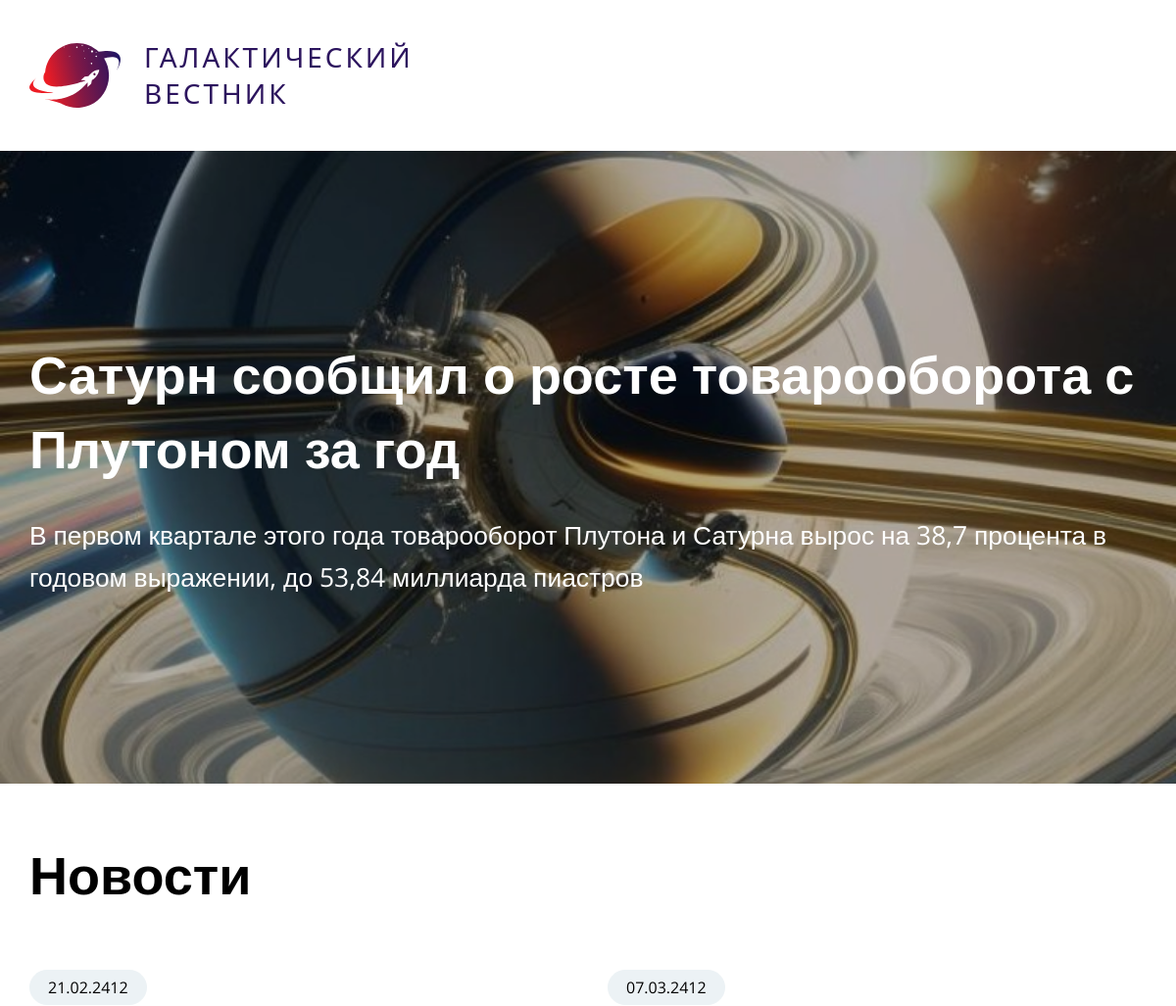
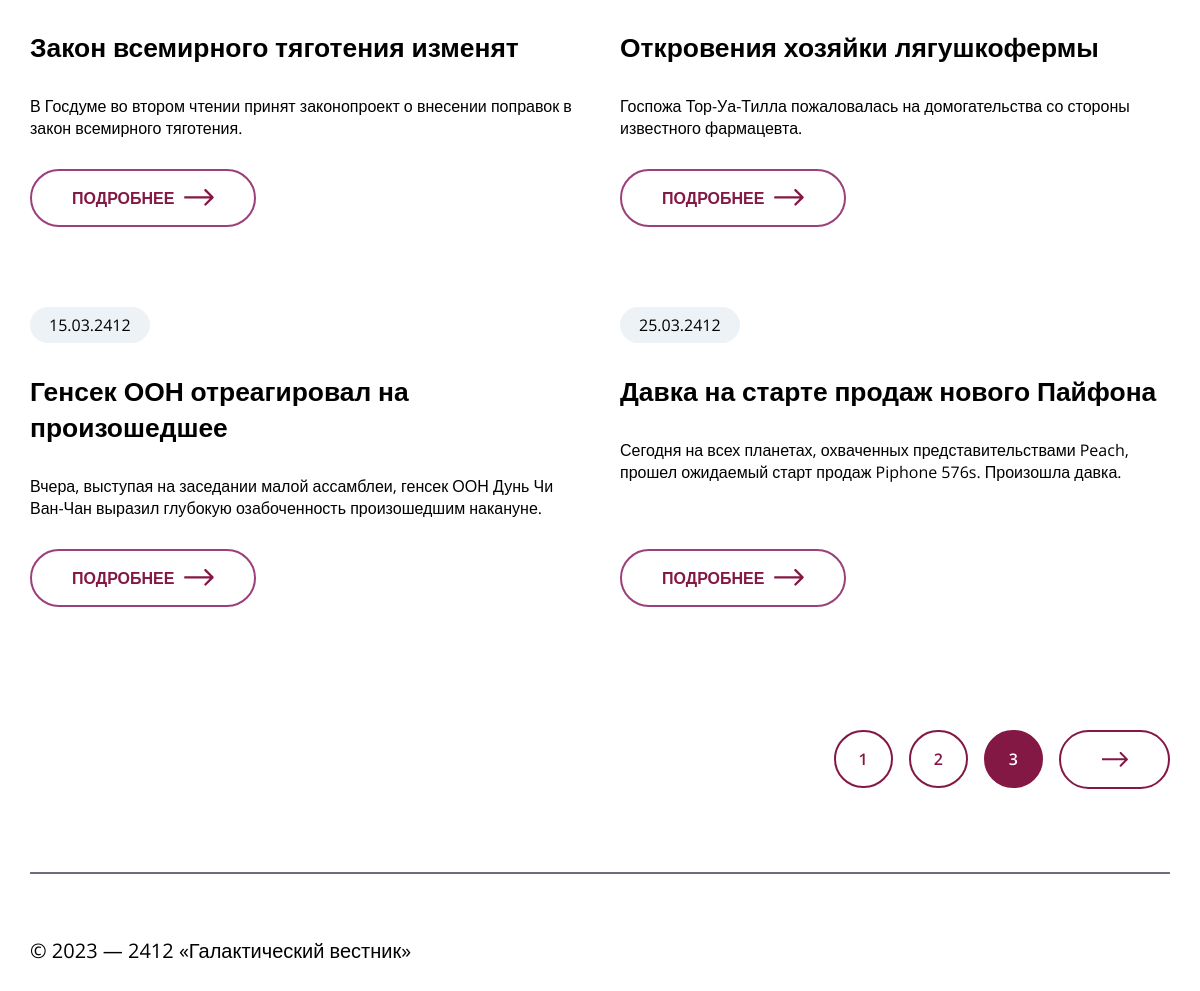
/?page=3, run on the app's committed database (2 pictures, top to bottom).
### tables this page shows
CREATE TABLE `news` (
  `id` int(11) unsigned NOT NULL AUTO_INCREMENT,
  `date` datetime NULL DEFAULT NULL,
  `title` varchar(250) NOT NULL DEFAULT '',
  `announce` text NULL DEFAULT NULL,
  `content` text NULL DEFAULT NULL,
  `image` varchar(250) NOT NULL DEFAULT '',
  PRIMARY KEY (`id`),
  KEY `id` (`id`),

  KEY `idx_news_date` (`date`));

### app/controller/newsController.php (called while the page is built, shortened)
<?php
require_once __DIR__ . "/../model/News.php";
class NewsController {
    public function index() {
        $page = isset($_GET["page"]) ? (int)$_GET["page"] : 1;
        $newsPerPage = 4;
        $offset = ($page - 1) * $newsPerPage;
        $newsModel = new News();
        $news = $newsModel->getLatest($newsPerPage, $offset);
        $lastNew = $newsModel->getLatest(1)[0];
        $totalNews = $newsModel->getCount();
        $totalPages = ceil($totalNews / $newsPerPage);
        $maxButtons = 3;
        $startPage = floor(($page - 1) / $maxButtons) * $maxButtons + 1;
        $endPage = min($startPage + $maxButtons - 1, $totalPages);
        require __DIR__ . "/../../app/view/news/index.php";
    }
}

### public/index.php (called while the page is built)
<?php
require_once __DIR__ . "/../core/Router.php";
require_once __DIR__ . "/../app/controller/newsController.php";
$router = new Router();
$router->add("/", function(){
    $controller = new NewsController();
    $controller->index();
});
$router->add("/article", function(){
    if (isset($_GET["id"])) {
        $controller = new NewsController();
        $controller->show((int)$_GET["id"]);
    } else {
        echo "404 Not Found";
    }
});
$router->run();

### config/database.php (called while the page is built)
<?php
    return [
        "host" => "db",
        "dbname" => "news_db",
        "user" => "root",
        "password" => "root",
        "charset" => "utf8mb4"
    ];

### core/Database.php (called while the page is built)
<?php
class Database {
    private static $instance = null;
    private $pdo;
    private function __construct() {
        $config = require __DIR__ . "/../config/database.php";
        $dsn = "mysql:host={$config['host']};dbname={$config['dbname']};charset={$config['charset']}";
        $this->pdo = new PDO($dsn, $config["user"], $config["password"], [
            PDO::ATTR_ERRMODE => PDO::ERRMODE_EXCEPTION
        ]);
    }
    public static function getInstance() {
        if (self::$instance === null) {
            self::$instance = new self();
        }
        return self::$instance;
    }
    public function getConnection() {
        return $this->pdo;
    }
}

### app/model/News.php (called while the page is built, shortened)
<?php
require_once __DIR__ . "/../../core/Database.php";
class News {
    private $pdo;
    public function __construct() {
        $this->pdo = Database::getInstance()->getConnection();
    }
    public function getLatest($limit = 4, $offset = 0) {
        $stmt = $this->pdo->prepare("SELECT * FROM news ORDER BY date ASC LIMIT :limit OFFSET :offset");
        $stmt->bindValue(":limit", (int)$limit, PDO::PARAM_INT);
        $stmt->bindValue(":offset", (int)$offset, PDO::PARAM_INT);
        $stmt->execute();
        return $stmt->fetchAll(PDO::FETCH_ASSOC);
    }
    public function getCount() {
        $stmt = $this->pdo->query("SELECT COUNT(*) as total FROM news");
        return (int)$stmt->fetch(PDO::FETCH_ASSOC)["total"];
    }
}

### app/view/news/index.php (the view, shortened to what this page needs)
<?php
    require __DIR__ . "/../layout/header.php"
?>
    <main class="main">
        <div class="main__last-new" style="background-image: url('/src/sql/img/<?=$lastNew["image"]?>');">
            <div class="wrapper">
                <div class="last-new__text">
                    <h1><?=$lastNew["title"]?></h1>
                    <?=$lastNew["announce"]?>
                </div>
            </div>
        </div>
        <div class="wrapper">
            <div class="main__news-board">
                <div class="news-board__title">
                    <h1>Новости</h1>
                </div>
                <div class="news-board__container">
                    <?php foreach($news as $item): ?>
                        <div class="news-board__item__container">
                            <div class="news-board__item">
                                <div class="news-board__item--date">
                                        <p><?=$item["date"]?></p>
                                </div>
                                <div class="news-board__item--title">
                                    <h2>
                                        <?=$item["title"]?>
                                    </h2>
                                </div>
                                <div class="news-board__item--announce">
                                    <p>
                                        <?=$item["announce"]?>
                                    </p>
                                </div>
                            </div>
                            <div class="news-board__item--button-container">
                                <a href="/article?id=<?=$item["id"]?>&page=<?=$page?>" class="news-board__item--button">Подробнее</a>
                            </div>
                        </div>
                    <?php endforeach;?>
                </div>
                <div class="news-board__pagin">
                    <?php for ($i = $startPage; $i <= $endPage; $i++):?>
                        <a href="?page=<?=$i?>" class="<?= $i == $page ? 'pagin__item_active' : 'pagin__item'?>"><?=$i?></a>
                    <?endfor;?>
                    <?php if ($endPage < $totalPages): ?>
                        <a href="?page=<?=$endPage + 1?>" class="pagin__last-item"></a>
                    <?php endif; ?>
                </div>
            </div>
        </div>
    </main>
<?php
require __DIR__ . "/../layout/footer.php";
?>

### core/Router.php (shortened to what this page needs)
<?php
class Router {
    private $routes = [];
    public function add($url, $callback) {
        $this->routes[$url] = $callback;
    }
    public function run() {
        $uri = parse_url($_SERVER["REQUEST_URI"], PHP_URL_PATH);
        foreach ($this->routes as $route => $callback) {
            if ($uri === $route) {
                if (is_callable($callback)) {
                    call_user_func($callback);
                }
                return;
            }
        }
        var_dump($uri);
        var_dump($this->routes);
        die;
    }
}

### app/view/layout/header.php (shortened to what this page needs)
<!DOCTYPE html>
<html lang="en">
<head>
    <link rel="stylesheet" href="/src/css/style.css">
</head>
<body>
    <header class="header">
        <div class="wrapper">
            <div class="header__container">
                <div class="header__logo">
                    <img src="/src/img/header__logo.svg" alt="">
                </div>
                <div class="header__text">
                    <p>
                        Галактический вестник
                    </p>
                </div>
            </div>
        </div>
    </header>

### app/view/layout/footer.php
    <footer class="footer">
        <div class="wrapper">
            <div class="content-border"></div>
            <div class="footer__text">
                <p>
                    © 2023 — 2412 «Галактический вестник»
                </p>
            </div>
        </div>
    </footer>
</body>
</html>

### public/src/css/style.css (style rules this page uses)
* { margin: 0; padding: 0; }
body { overflow-x: hidden; font-family: "Open Sans", sans-serif; margin: 0; }
.wrapper { width: 100%; max-width: 1520px; margin: 0 auto; }
h1 { font-weight: 600; font-size: clamp(36px, 4.5vw, 64px); line-height: 140%; }
h2 { font-weight: 600; font-size: clamp(26px, 2.2vw, 32px); }
.header { position: relative; }
.header__container { display: flex; padding: 40px 0px; }
.header__logo { display: flex; justify-content: center; align-items: center; margin-right: 24px; }
.header__text { max-width: 260px; font-family: "Segoe UI", Tahoma, Geneva, Verdana, sans-serif; font-weight: 400; font-size: 28px; line-height: 132%; letter-spacing: 3px; color: #2C145E; text-transform: uppercase; }
.main__last-new { display: flex; flex-direction: column; justify-content: center; min-height: 646px; background-repeat: no-repeat; background-size: cover; background-position: center; position: relative; z-index: 0; }
.main__last-new * { z-index: 2; position: relative; }
.main__last-new::before { content: ""; position: absolute; inset: 0; background: rgba(0, 0, 0, 0.3); }
.last-new__text { color: #fff; display: flex; flex-direction: column; }
.last-new__text p { margin-top: 30px; text-align: left; font-weight: 400; font-size: clamp(18px, 2.2vw, 32px); line-height: 160%; }
.news-board__title { margin: 55px 0px 59px 0px; }
.news-board__container { display: grid; grid-template-columns: repeat(2, 1fr); gap: 40px; }
.news-board__item { display: flex; flex-direction: column; align-items: start; justify-content: space-between; }
.news-board__item__container { margin-bottom: 40px; min-width: 400px; display: flex; flex-direction: column; justify-content: space-between; cursor: pointer; }
.news-board__item--date, .main__new--date { display: inline-block; border: 1px solid #ECF2F5; background-color: #ECF2F5; border-radius: 20px; padding: 6px 18px; margin-bottom: 30px; }
.news-board__item--title { margin-bottom: 30px; }
.news-board__item--announce { margin-bottom: 30px; }
a.news-board__item--button, a.main__back-button { display: inline-flex; justify-content: center; align-items: center; border: 2px solid #9B407A; border-radius: 50px; padding: 16px 40px; text-transform: uppercase; text-decoration: none; color: #841844; font-weight: 600; font-size: 16px; transition: all 0.2s ease-out; }
a.news-board__item--button::after { display: inline-block; width: 30px; height: 22px; margin-left: 10px; content: ""; background: url("../img/default_arrow.svg") no-repeat center center; background-size: contain; }
.news-board__pagin { margin: 83px 0px; display: flex; justify-content: end; align-items: center; }
.pagin__item { display: inline-block; margin-right: 16px; padding: 16px 23px; border: 2px solid #841844; border-radius: 50px; text-decoration: none; color: #841844; font-weight: 600; font-size: 16px; text-transform: uppercase; box-sizing: border-box }
.pagin__item_active { display: inline-block; margin-right: 16px; padding: 16px 23px; border: 2px solid #841844; background-color: #841844; border-radius: 50px; text-decoration: none; color: #fff; font-weight: 600; font-size: 16px; text-transform: uppercase; box-sizing: border-box }
.pagin__last-item { display: inline-block; width: 25px; height: 23px; padding: 16px 41px; background: url("../img/default_arrow.svg") no-repeat center; border: 2px solid #841844; border-radius: 50px; }
.content-border { width: 100%; border: 1px solid #6C6E7B; position: absolute; box-sizing: border-box; }
.footer .wrapper { position: relative; }
.footer__text { padding: 63px 0px 84px 0px; font-weight: 400; font-size: 20px; line-height: 160%; }
@media (max-width: 1600px) { .header__container { padding: 40px 30px; } }
@media (max-width: 1600px) { .last-new__text, .main__news-board, .footer, .main-show { padding: 0px 30px; } }

### data on the page
news: image (picture), title "Сатурн сообщил о росте товарооборота с Плутоном за год", announce "В первом квартале этого года товарооборот Плутона и Сатурна вырос на 38,7 процента в годовом выражении, до 53,84 миллиарда пиастров"
news: date "21.02.2412", title "Закон всемирного тяготения изменят", announce "В Госдуме во втором чтении принят законопроект о внесении поправок в закон всемирного тяготения."
news: date "07.03.2412", title "Откровения хозяйки лягушкофермы", announce "Госпожа Тор-Уа-Тилла пожаловалась на домогательства со стороны известного фармацевта."
news: date "15.03.2412", title "Генсек ООН отреагировал на произошедшее", announce "Вчера, выступая на заседании малой ассамблеи, генсек ООН Дунь Чи Ван-Чан выразил глубокую озабоченность произошедшим накануне."
news: date "25.03.2412", title "Давка на старте продаж нового Пайфона", announce "Сегодня на всех планетах, охваченных представительствами Peach, прошел ожидаемый старт продаж Piphone 576s. Произошла давка."
